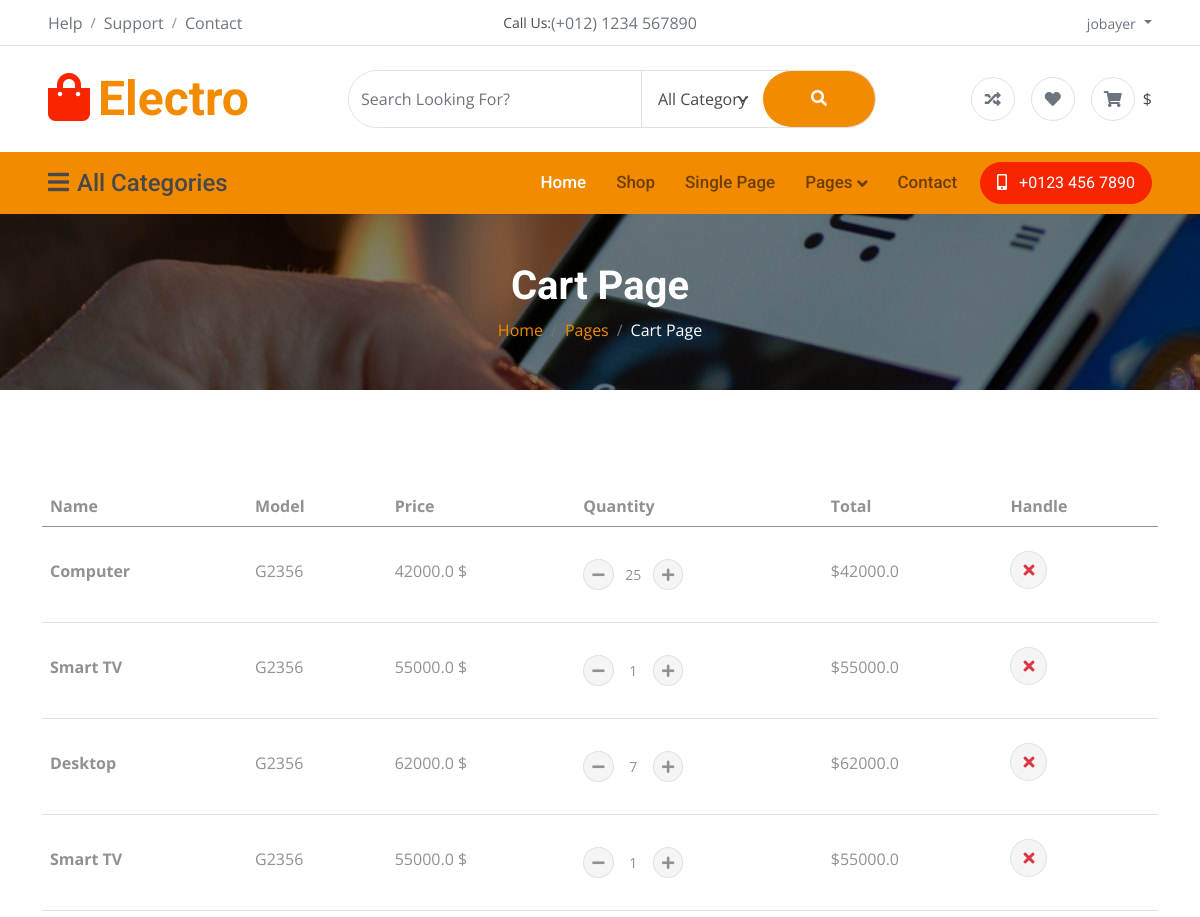
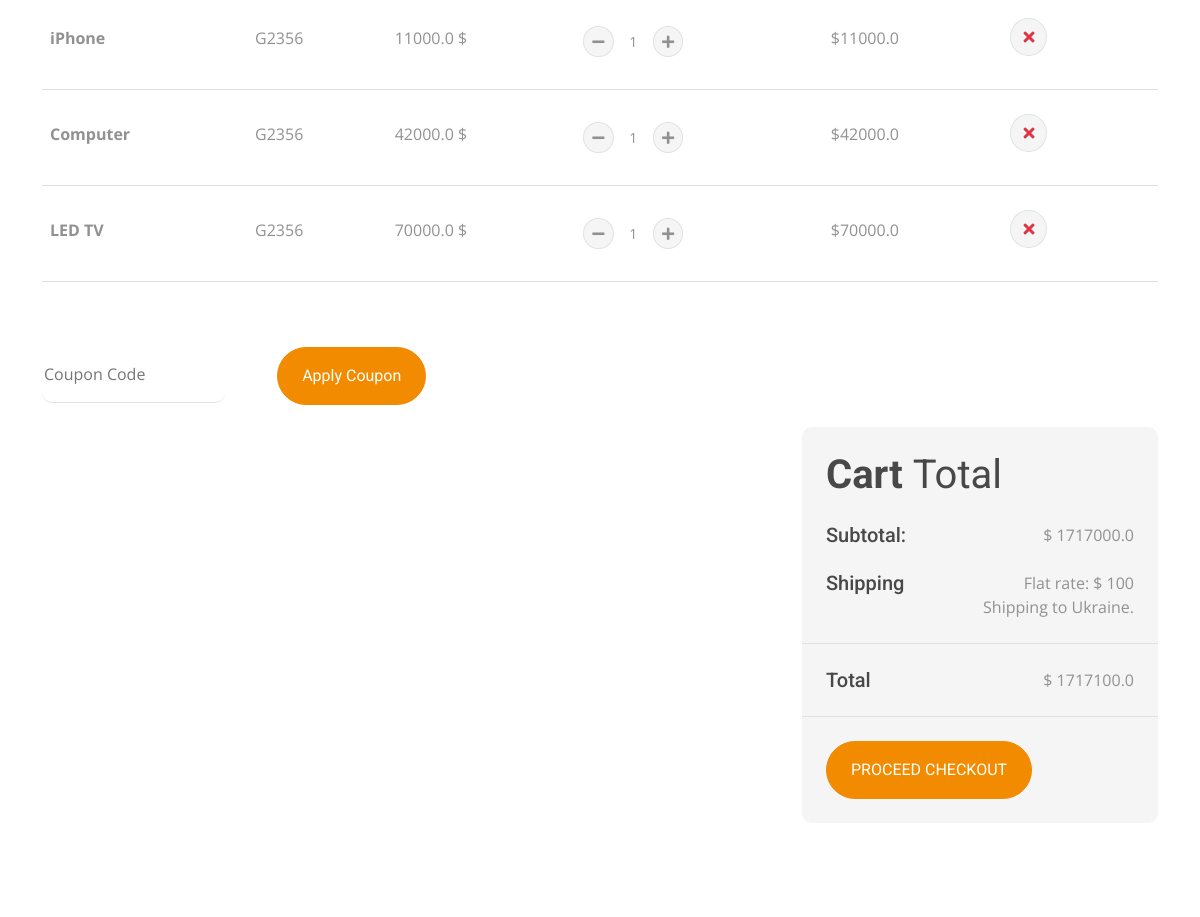
The app's page /cart/ (signed in, upper part), older data (2 pictures, top to bottom).
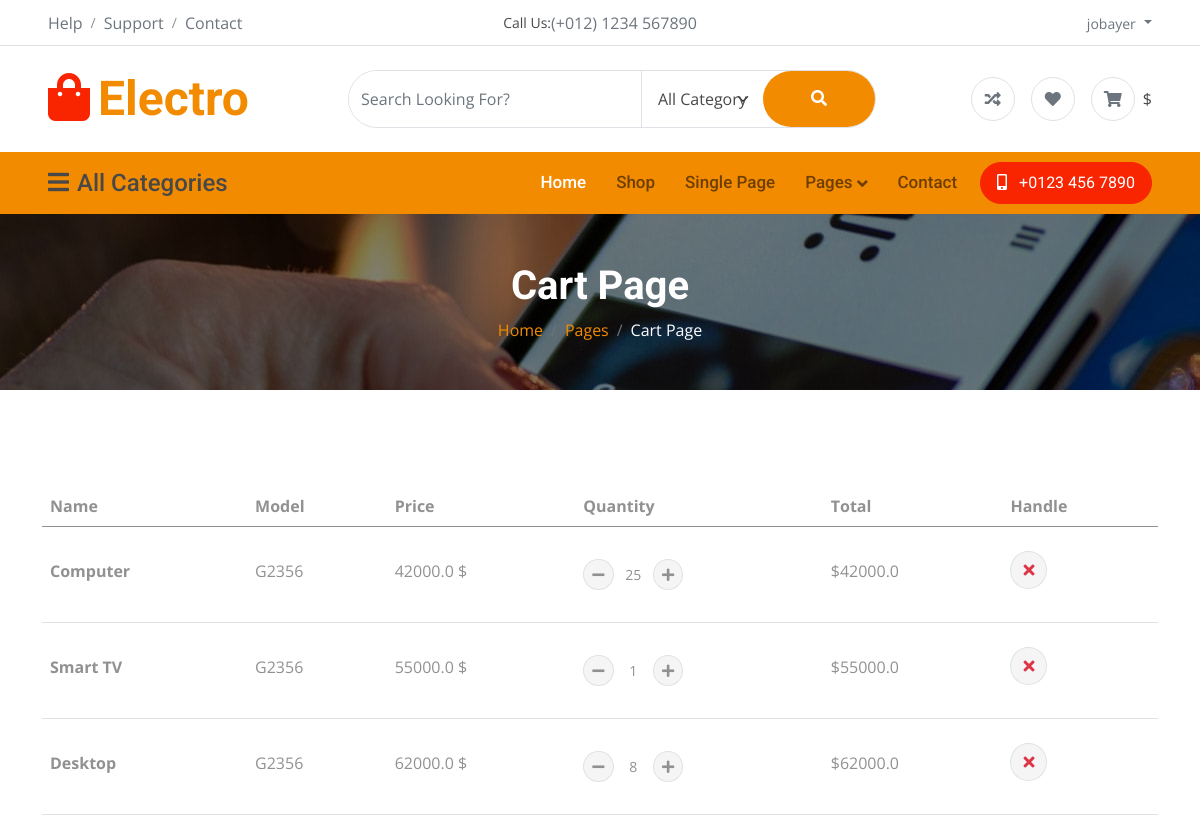
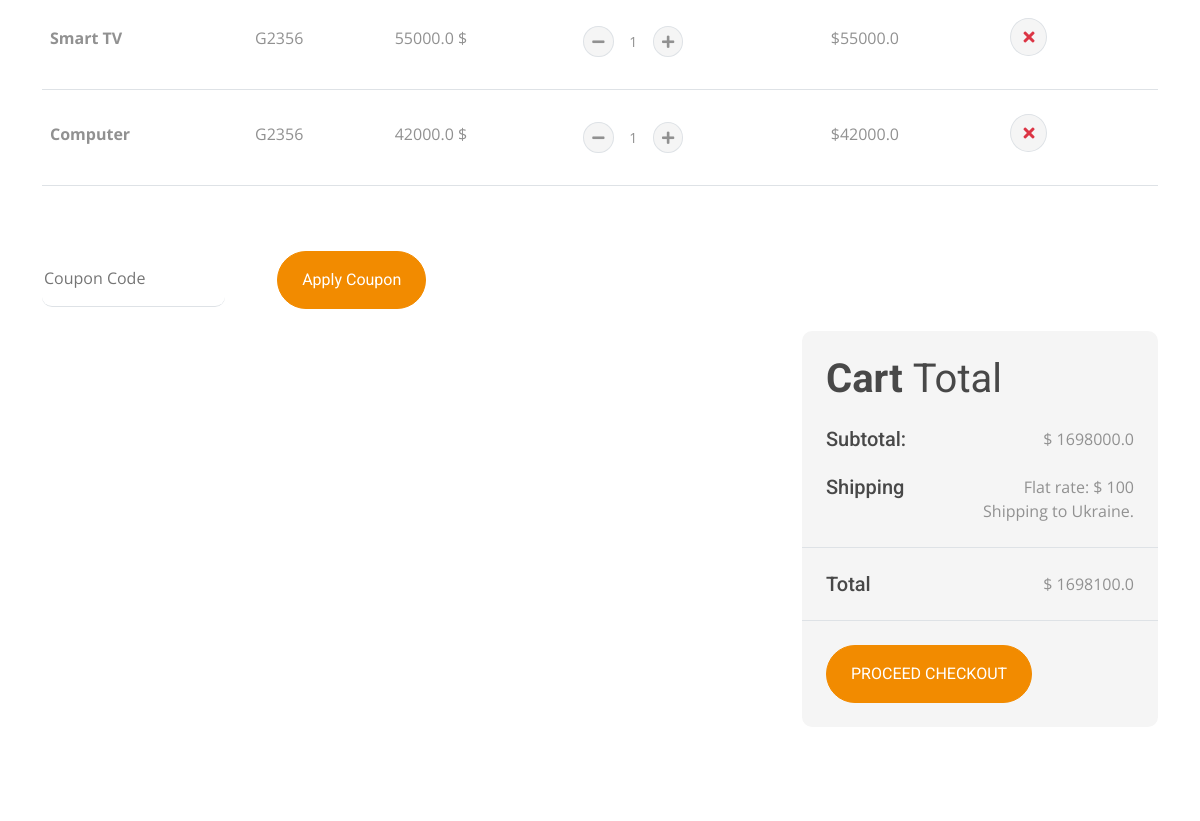
The same page, newer data (2 pictures, top to bottom).
### Shop/models.py (models this page shows, shortened)
class Cart(models.Model):
    user = models.ForeignKey(User, on_delete=models.CASCADE)
    product = models.ForeignKey(Product, on_delete=models.CASCADE)
    quantity = models.PositiveIntegerField(default=1)

class Product(models.Model):
    product_name = models.CharField(max_length=100)
    selling_price = models.FloatField()
    discounted_price = models.FloatField()
    description = models.TextField()
    brand = models.CharField(max_length=100)
    category = models.CharField(choices=CATEGORY_CHOICES,max_length=5)
    product_image = models.ImageField(upload_to='productimg')
    product_status = models.TextField()

### Shop/views.py (the view)
# urls.py: path('cart/', views.show_cart, name = 'showinCart'),
def show_cart(request):
    if request.user.is_authenticated:
        username = request.user
        cart = Cart.objects.filter(user=username)
        amount = 0
        shipping_amount = 0
        cart_product = [p for p in cart]  # no need to filter again
        if cart_product:   # if cart is not empty
            for p in cart_product:
                temp_amount = p.quantity * p.product.discounted_price
                amount += temp_amount
                if amount > 0:
                    shipping_amount = 100
                else:
                    shipping_amount = 0
            total_amount = amount + shipping_amount
            return render(request, 'Shop/cart.html', {
                'carts': cart,
                'totalamount': total_amount,
                'amount': amount,
                'shippingamount':shipping_amount
            })
        else:   # if cart is empty
            return render(request, 'Shop/emptycart.html')

### Shop/templates/Shop/cart.html (shortened to what this page needs)
{% extends 'Shop/base.html' %}
{% load static %}
{% block main-content %}
    <div class="container-fluid page-header py-5">
        <h1 class="text-center text-white display-6 wow fadeInUp" data-wow-delay="0.1s">Cart Page</h1>
        <ol class="breadcrumb justify-content-center mb-0 wow fadeInUp" data-wow-delay="0.3s">
            <li class="breadcrumb-item"><a href="#">Home</a></li>
            <li class="breadcrumb-item"><a href="#">Pages</a></li>
            <li class="breadcrumb-item active text-white">Cart Page</li>
        </ol>
    </div>
    <div class="container-fluid py-5">
        <div class="container py-5">
            <div class="table-responsive">
                <table class="table">
                    <thead>
                        <tr>
                            <th scope="col">Name</th>
                            <th scope="col">Model</th>
                            <th scope="col">Price</th>
                            <th scope="col">Quantity</th>
                            <th scope="col">Total</th>
                            <th scope="col">Handle</th>
                        </tr>
                    </thead>
                    <tbody>
                        <tr>
                            {% for cart in carts %}
                            <th scope="row">
                                <p class="mb-0 py-4">{{cart.product.product_name}}</p>
                            </th>
                            <td>
                                <p class="mb-0 py-4">G2356</p>
                            </td>
                            <td>
                                <p class="mb-0 py-4">{{cart.product.discounted_price}} $</p>
                            </td>
                            <td>
                                <div class="input-group quantity py-4" style="width: 100px;">
                                    <div class="input-group-btn">
                                        <button class="btn btn-sm btn-minus rounded-circle bg-light border minus-cart" productid="{{cart.product.id}}">
                                            <i class="fa fa-minus"></i>
                                        </button>
                                    </div>
                                    <input type="text" class="form-control form-control-sm text-center border-0 quantity-input" id="quantity" value="{{cart.quantity}}">
                                    <div class="input-group-btn">
                                        <button class="btn btn-sm btn-plus rounded-circle bg-light border plus-cart" productid="{{cart.product.id}}">
                                            <i class="fa fa-plus"></i>
                                        </button>
                                    </div>
                                </div>
                            </td>
                            <td>
                                <p class="mb-0 py-4 total" id="total_{{cart.product.id}}">${{cart.product.discounted_price}}</p>
                            </td>
                            <td class="py-4">
                                <button class="btn btn-md rounded-circle bg-light border remove_cart" productid="{{cart.product.id}}">
                                    <i class="fa fa-times text-danger"></i>
                                </button>
                            </td>
                        </tr>
                        {% endfor %}
                    </tbody>
                </table>
            </div>
            <div class="mt-5">
                <input type="text" class="border-0 border-bottom rounded me-5 py-3 mb-4" placeholder="Coupon Code">
                <button class="btn btn-primary rounded-pill px-4 py-3" type="button">Apply Coupon</button>
            </div>
            <div class="row g-4 justify-content-end">
                <div class="col-8"></div>
                <div class="col-sm-8 col-md-7 col-lg-6 col-xl-4">
                    <div class="bg-light rounded">
                        <div class="p-4">
                            <h1 class="display-6 mb-4">Cart <span class="fw-normal">Total</span></h1>
                            <div class="d-flex justify-content-between mb-4">
                                <h5 class="mb-0 me-4">Subtotal:</h5>
                                <p class="mb-0" id ="amount_">$ {{amount}}</p>
                            </div>
                            <div class="d-flex justify-content-between">
                                <h5 class="mb-0 me-4">Shipping</h5>
                                <div>
                                    <p class="mb-0" id="shippingamount_">Flat rate: $ {{shippingamount}}</p>
                                </div>
                            </div>
                            <p class="mb-0 text-end">Shipping to Ukraine.</p>
                        </div>
                        <div class="py-4 mb-4 border-top border-bottom d-flex justify-content-between">
                            <h5 class="mb-0 ps-4 me-4">Total</h5>
                            <p class="mb-0 pe-4" id="totalamount_">$ {{totalamount}}</p>
                        </div>
                        <button class="btn btn-primary rounded-pill px-4 py-3 text-uppercase mb-4 ms-4"
                            type="button" onclick="window.location.href='{% url 'cheackout_page' %}'">Proceed Checkout</button>
                    </div>
                </div>
            </div>
        </div>
    </div>
{% endblock main-content %}

### Shop/templates/Shop/base.html (shortened to what this page needs)
<!doctype html>
{% load static %}
<html lang="en">
<head>
    <link rel="stylesheet" href="https://use.fontawesome.com/releases/v5.15.4/css/all.css" />
    <link href="https://cdn.jsdelivr.net/npm/bootstrap-icons@1.4.1/font/bootstrap-icons.css" rel="stylesheet">
    <link href="{% static 'Shop/lib/animate/animate.min.css'%}" rel="stylesheet">
    <link href="{%static 'Shop/lib/owlcarousel/assets/owl.carousel.min.css'%}" rel="stylesheet">
    <link href="{%static 'Shop/css/bootstrap.min.css'%}" rel="stylesheet">
    <link href="{%static 'Shop/css/style.css'%}" rel="stylesheet">
</head>
<body>
    <div class="container-fluid px-5 d-none border-bottom d-lg-block">
        <div class="row gx-0 align-items-center">
            <div class="col-lg-4 text-center text-lg-start mb-lg-0">
                <div class="d-inline-flex align-items-center" style="height: 45px;">
                    <a href="#" class="text-muted me-2"> Help</a><small> / </small>
                    <a href="#" class="text-muted mx-2"> Support</a><small> / </small>
                    <a href="#" class="text-muted ms-2"> Contact</a>
                </div>
            </div>
            <div class="col-lg-4 text-center d-flex align-items-center justify-content-center">
                <small class="text-dark">Call Us:</small>
                <a href="#" class="text-muted">(+012) 1234 567890</a>
            </div>
            <div class="col-lg-4 text-center text-lg-end">
                <div class="d-inline-flex align-items-center" style="height: 45px;">
                    <div class="dropdown">
                        <a href="#" class="dropdown-toggle text-muted ms-2" data-bs-toggle="dropdown">
                               {% if request.user.is_authenticated %}
                                 <small>{{request.user.username}}</small>
                                {% else %}
                                 <small><i class="fa fa-home me-2"></i> My Dashboard</small>
                                {% endif %}
                            </a>
                    </div>
                </div>
            </div>
        </div>
    </div>
    <div class="container-fluid px-5 py-4 d-none d-lg-block">
        <div class="row gx-0 align-items-center text-center">
            <div class="col-md-4 col-lg-3 text-center text-lg-start">
                <div class="d-inline-flex align-items-center">
                    <a href="{% url 'home' %}" class="navbar-brand p-0">
                        <h1 class="display-5 text-primary m-0"><i
                            class="fas fa-shopping-bag text-secondary me-2"></i>Electro</h1>
                    </a>
                </div>
            </div>
            <div class="col-md-4 col-lg-6 text-center">
                <div class="position-relative ps-4">
                    <div class="d-flex border rounded-pill">
                        <input class="form-control border-0 rounded-pill w-100 py-3" type="text"
                            data-bs-target="#dropdownToggle123" placeholder="Search Looking For?">
                        <select class="form-select text-dark border-0 border-start rounded-0 p-3" style="width: 200px;">
                            <option value="All Category">All Category</option>
                        </select>
                        <button type="button" class="btn btn-primary rounded-pill py-3 px-5" style="border: 0;"><i
                                class="fas fa-search"></i></button>
                    </div>
                </div>
            </div>
            <div class="col-md-4 col-lg-3 text-center text-lg-end">
                <div class="d-inline-flex align-items-center">
                    <a href="#" class="text-muted d-flex align-items-center justify-content-center me-3"><span
                            class="rounded-circle btn-md-square border"><i class="fas fa-random"></i></i></a>
                    <a href="#" class="text-muted d-flex align-items-center justify-content-center me-3"><span
                            class="rounded-circle btn-md-square border"><i class="fas fa-heart"></i></a>
                    <a href="#" class="text-muted d-flex align-items-center justify-content-center"><span
                            class="rounded-circle btn-md-square border"><i class="fas fa-shopping-cart"></i></span>
                        <span class="text-dark ms-2">${{totalItem}}</span></a>
                </div>
            </div>
        </div>
    </div>
    <div class="container-fluid nav-bar p-0">
        <div class="row gx-0 bg-primary px-5 align-items-center">
            <div class="col-lg-3 d-none d-lg-block">
                <nav class="navbar navbar-light position-relative" style="width: 250px;">
                    <button class="navbar-toggler border-0 fs-4 w-100 px-0 text-start" type="button"
                        data-bs-toggle="collapse" data-bs-target="#allCat">
                        <h4 class="m-0"><i class="fa fa-bars me-2"></i>All Categories</h4>
                    </button>
                </nav>
            </div>
            <div class="col-12 col-lg-9">
                <nav class="navbar navbar-expand-lg navbar-light bg-primary ">
                    <div class="collapse navbar-collapse" id="navbarCollapse">
                        <div class="navbar-nav ms-auto py-0">
                            <a href="{% url "home" %}" class="nav-item nav-link active">Home</a>
                            <a href="{% url "shop_page" %}" class="nav-item nav-link">Shop</a>
                            <a href="{% url "single_page"%}" class="nav-item nav-link">Single Page</a>
                            <div class="nav-item dropdown">
                                <a href="#" class="nav-link dropdown-toggle" data-bs-toggle="dropdown">Pages</a>
                            </div>
                            <a href="{% url "contact_page" %}" class="nav-item nav-link me-2">Contact</a>
                        </div>
                        <a href="" class="btn btn-secondary rounded-pill py-2 px-4 px-lg-3 mb-3 mb-md-3 mb-lg-0"><i
                                class="fa fa-mobile-alt me-2"></i> +0123 456 7890</a>
                    </div>
                </nav>
            </div>
        </div>
    </div>
    {% block main-content %} {% endblock main-content %}
</body>
</html>

### Shop/static/Shop/css/style.css (style rules this page uses)
.btn { font-weight: 600; transition: .5s; }
.btn-md-square { width: 44px; height: 44px; }
.btn-square, .btn-sm-square, .btn-md-square, .btn-lg-square { padding: 0; display: flex; align-items: center; justify-content: center; font-weight: normal; border-radius: 50%; }
.btn.btn-primary { background: var(--bs-primary) !important; color: var(--bs-white) !important; font-family: 'Roboto', sans-serif; font-weight: 400; transition: 0.5s; }
.btn.btn-secondary { background: var(--bs-secondary) !important; color: var(--bs-white); font-family: 'Roboto', sans-serif; font-weight: 400; border: 1px solid var(--bs-secondary); transition: 0.5s; }
.nav-bar .navbar.navbar-light { padding: 0 !important; }
.nav-bar .navbar .navbar-nav .nav-link { padding: 18px 15px; font-weight: 500; font-family: 'Roboto', sans-serif; font-size: 17px; transition: .5s; }
.navbar .navbar-nav .nav-link:hover, .navbar .navbar-nav .nav-link.active, .fixed-top.bg-white .navbar .navbar-nav .nav-link:hover, .fixed-top.bg-white .navbar .navbar-nav .nav-link.active { color: var(--bs-white); }
.navbar .dropdown-toggle::after { border: none; content: "\f107"; font-family: "Font Awesome 5 Free"; font-weight: 600; vertical-align: middle; }
.navbar .navbar-toggler { padding: 5px 15px; }
.nav-bar .navbar-toggler { border-radius: 5px !important; box-shadow: none !important; }
.page-header { position: relative; padding: 100px 0; background: linear-gradient(rgba(0, 0, 0, 0.5), rgba(0, 0, 0, 0.5)), url(../img/carousel-1.jpg); background-position: center top; background-repeat: no-repeat; background-attachment: fixed; }

Row changes from the older to the newer data that the page shows:
removed Cart: product.product_name "iPhone", product.discounted_price "11000.0", quantity "1"
removed Cart: product.product_name "LED TV", product.discounted_price "70000.0", quantity "1"
changed Cart "Desktop": quantity "7" → "8"
Text that changed along with them:
{{ amount }}: "1717000.0" → "1698000.0"
{{ totalamount }}: "1717100.0" → "1698100.0"
